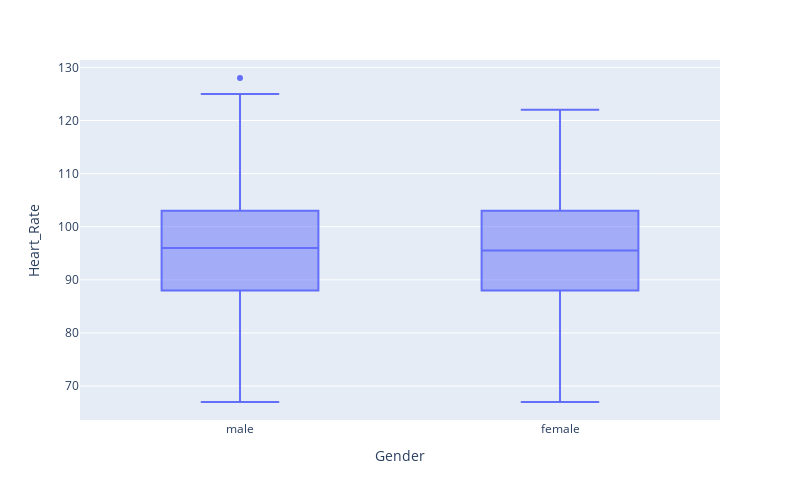

The notebook cell this image was saved under:
### Markdown cell above
* AS we can observe the median, IQR & etc, for both groups are overly identical. We provied this fact in the previous section.

### Code cell
fig = px.box(exercise_train_data,  x= "Gender", y="Heart_Rate")
fig.update_layout(
    width= 800,
    height= 500,
)
fig.show()

### Figure 1 — Plotly figure (JSON) as saved in the notebook; plotly's stock layout.template omitted (floating-point values rounded to 4 significant figures; data arrays with more than 128 entries replaced by an {"elided": "..."} marker saying what was removed)
{"data": [{"alignmentgroup": "True", "hovertemplate": "Gender=%{x}<br>Heart_Rate=%{y}<extra></extra>", "legendgroup": "", "marker": {"color": "#636efa"}, "name": "", "notched": false, "offsetgroup": "", "orientation": "v", "showlegend": false, "type": "box", "x": {"elided": "12000 str values"}, "x0": " ", "xaxis": "x", "y": {"elided": "12000 int values"}, "y0": " ", "yaxis": "y"}], "layout": {"boxmode": "group", "height": 500, "legend": {"tracegroupgap": 0}, "margin": {"t": 60}, "width": 800, "xaxis": {"anchor": "y", "domain": [0, 1], "title": {"text": "Gender"}}, "yaxis": {"anchor": "x", "domain": [0, 1], "title": {"text": "Heart_Rate"}}}}
